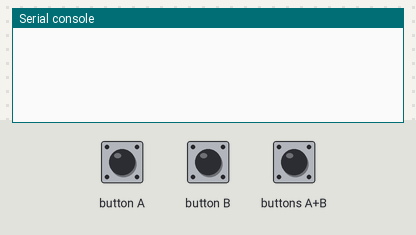
The program below on a simulated BBC micro:bit (MakeCode). On the bench: the last lines printed to the serial console. Inputs (shaded band) come from the test bench. No radio messages arrive unless stated (any console line starting 'radio sent:' is added by the test bench).

Above: at 1.2 s.
1.3 s: button A pressed for 0.15 s
At 1.8 s:
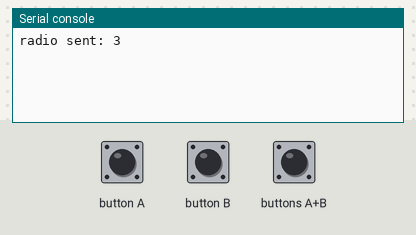
2.9 s: button B pressed for 0.15 s
At 4.2 s:
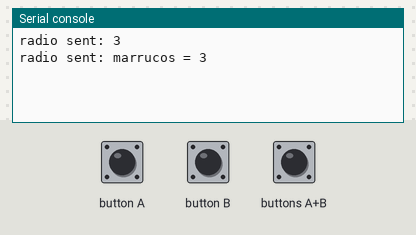
4.5 s: buttons A+B pressed for 0.15 s
At 5.5 s:
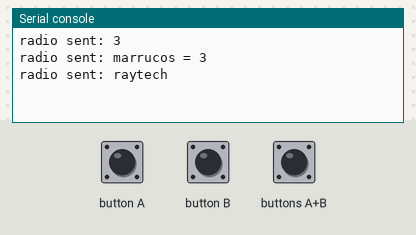

Measured:
- after the input at 1.3 s, the serial console: prints a new line after 0.15 s (image 1)
- after the input at 2.9 s, the serial console: prints a new line after 0.15 s (image 2)
- after the input at 4.5 s, the serial console: prints a new line after 0.15 s (image 3)

The program:

main.ts
```typescript
input.onButtonPressed(Button.A, function () {
    radio.sendNumber(3)
})
input.onButtonPressed(Button.AB, function () {
    radio.sendString("raytech")
})
input.onButtonPressed(Button.B, function () {
    radio.sendValue("marrucos", 3)
})
basic.forever(function () {
    radio.setGroup(255)
})
```

test.ts
```typescript
// testes vão aqui; isto não será compilado quando este pacote for usado como uma extensão.
```
